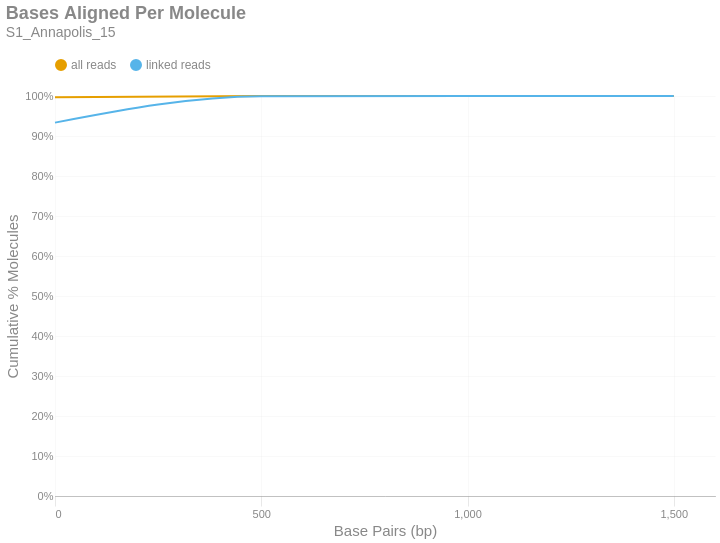

The notebook cell saved with this chart:
### Markdown cell above
### Bases Aligned Per Molecule
This is a cumulative frequency distribution showing the number of base pairs aligned per unique molecule. These data are shown in 500 bp bins. There are two distributions: one with `all reads` (yellow) and another with only `linked reads` (blue). The percent of molecules in the `linked reads` distribution is relative to the total number of linked molecules.

### Code cell
if SKIPLR:
    print_html(f"Skipped")
else:
    binned_df = consolidated_hist(valids['aligned_bp'], mask, 500, True)
    with SafeRender(binned_df):
        (
            density_plot(binned_df, 'Bases Aligned Per Molecule', samplename, 'basesper')
            .encode(
                x=alt.X('bin:Q', title="Base Pairs (bp)").axis(tickMinStep=500).scale(padding=0),
                y=alt.Y('value:Q', title='Cumulative % Molecules')
                    .axis(format='%')
                    .scale(domain = [0,1])
                    .stack(False),
                color=alt.Color("key:N").scale(domain = ["all reads", "linked reads"]),
                tooltip = [
                    alt.Tooltip("key:N", title = "Data Type"),
                    alt.Tooltip("range_label:N", title="Bases Aligned Per Molecule"),
                    alt.Tooltip("value:Q", format = ".2%", title="% Molecules (Cum.)")
                ]
            )
        ).display()

### Figure 1 — Vega-Lite specification as saved in the notebook (floating-point values rounded to 4 significant figures)
{"width": "container", "height": 400, "config": {"title": {"anchor": "start", "dy": -15, "fontSize": 18, "color": "#888888", "subtitleColor": "#888888", "subtitleFontSize": 14}, "arc": {"fill": "#0072B2"}, "axis": {"domainColor": "#888888", "domainWidth": 0.5, "gridWidth": 0.2, "grid": false, "titleFontWeight": 400, "titleFontSize": 15, "labelFontSize": 11, "labelColor": "#888888", "tickColor": "#888888", "tickWidth": 0.2, "titleColor": "#888888"}, "axisBand": {"grid": false}, "axisX": {"grid": true, "tickSize": 10, "domainCap": "round"}, "axisY": {"domain": false, "grid": true, "tickSize": 0, "domainCap": "round"}, "background": "transparent", "header": {"labelFontSize": 15, "labelColor": "#888888", "titleFontSize": 15, "titleFontWeight": 600, "titleColor": "#888888"}, "legend": {"labelFont": "sans-serif", "labelFontSize": 12, "labelColor": "#888888", "symbolSize": 100, "symbolType": "circle", "titleFontSize": 12, "titlePadding": 10, "titleColor": "#888888", "title": null, "orient": "top"}, "range": {"category": ["#E69F00", "#56B4E9", "#009E73", "#F0E442", "#0072B2", "#D55E00", "#CC79A7", "#000000"], "diverging": ["#cfe8f3", "#a2d4ec", "#73bfe2", "#46abdb", "#1696d2", "#12719e"]}, "area": {"fill": "#0072B2", "fillOpacity": 0.7, "line": true, "strokeOpacity": 0.7}, "line": {"color": "#0072B2", "stroke": "#0072B2", "strokeWidth": 2}, "trail": {"color": "#0072B2", "stroke": "#0072B2", "strokeWidth": 0, "size": 1}, "point": {"filled": true, "fillOpacity": 1.0, "size": 95}, "text": {"color": "#888888", "fontSize": 11, "align": "right", "fontWeight": 400, "size": 11}, "bar": {"fill": "#0072B2", "stroke": null}, "view": {"stroke": null, "continuousWidth": 660, "continuousHeight": 400}}, "data": {"name": "data-a1fa6d4a52ce09f5a1616a5c51755a63"}, "mark": {"type": "line", "interpolate": "monotone", "point": {"opacity": 0, "size": 275}}, "encoding": {"color": {"field": "key", "scale": {"domain": ["all reads", "linked reads"]}, "type": "nominal"}, "tooltip": [{"field": "key", "title": "Data Type", "type": "nominal"}, {"field": "range_label", "title": "Bases Aligned Per Molecule", "type": "nominal"}, {"field": "value", "format": ".2%", "title": "% Molecules (Cum.)", "type": "quantitative"}], "x": {"axis": {"tickMinStep": 500}, "field": "bin", "scale": {"padding": 0}, "title": "Base Pairs (bp)", "type": "quantitative"}, "y": {"axis": {"format": "%"}, "field": "value", "scale": {"domain": [0, 1]}, "stack": false, "title": "Cumulative % Molecules", "type": "quantitative"}}, "params": [{"name": "param_c36ac31b6afebe62", "select": {"type": "point", "fields": ["key"]}, "bind": "legend"}], "title": {"text": "Bases Aligned Per Molecule", "subtitle": "S1_Annapolis_15"}, "transform": [{"fold": ["all reads (cumsum)", "linked reads (cumsum)"]}, {"calculate": "replace(datum.key, ' (cumsum)', '')", "as": "key"}, {"filter": {"param": "param_c36ac31b6afebe62"}}], "usermeta": {"embedOptions": {"downloadFileName": "S1_Annapolis_15.basesper"}}, "$schema": "https://vega.github.io/schema/vega-lite/v6.1.0.json", "datasets": {"data-a1fa6d4a52ce09f5a1616a5c51755a63": [{"bin": "0.0", "interval": "0.0-500.0", "all reads": 0.9971, "linked reads": 0.9335, "all reads (cumsum)": 0.9971, "linked reads (cumsum)": 0.9335, "range_label": "0-499"}, {"bin": "500.0", "interval": "500.0-1000.0", "all reads": 0.002901, "linked reads": 0.0659, "all reads (cumsum)": 1.0, "linked reads (cumsum)": 0.9994, "range_label": "500-999"}, {"bin": "1000.0", "interval": "1000.0-1500.0", "all reads": 3.412e-05, "linked reads": 0.0006196, "all reads (cumsum)": 1.0, "linked reads (cumsum)": 1.0, "range_label": "1000-1499"}, {"bin": "1500.0", "interval": "1500.0-2000.0", "all reads": 3.968e-07, "linked reads": 0.0, "all reads (cumsum)": 1.0, "linked reads (cumsum)": 1.0, "range_label": "1500-1999"}]}}
